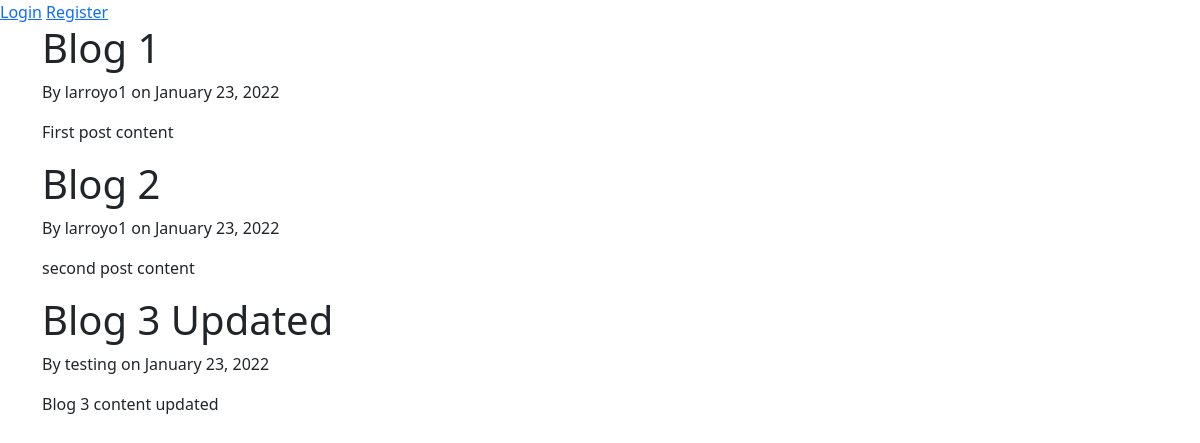
The page / on the database its author committed.
### blog/models.py (models this page shows)
class Post(models.Model):
    title = models.CharField(max_length=50)
    content = models.TextField()
    date_posted = models.DateTimeField(default=timezone.now)
    author = models.ForeignKey(User, on_delete=models.CASCADE)

### blog/views.py (the view)
# urls.py: path("", views.home, name="blog-home"),
def home(request):
    context = {"posts": Post.objects.all()}
    return render(request, "blog/home.html", context)

### blog/templates/blog/home.html
{% extends "blog/base.html" %}
{% block content %}
  {% for post in posts %}
    <h1>{{ post.title }}</h1>
    <p>By {{ post.author }} on {{ post.date_posted|date:"F d, Y" }}</p>
    <p>{{ post.content }}</p>
  {% endfor %}
{% endblock content %}

### blog/templates/blog/base.html (shortened to what this page needs)
<!DOCTYPE html>
<html lang="en" dir="ltr">
  <head>
    <link href="https://cdn.jsdelivr.net/npm/bootstrap@5.1.3/dist/css/bootstrap.min.css" rel="stylesheet">
  </head>
  <body>
    {% if user.is_authenticated %}
      <a href="{% url 'profile' %}">Profile</a>
      <a href="{% url 'logout' %}">Logout</a>
    {% else %}
      <a href="{% url 'login' %}">Login</a>
      <a href="{% url 'register' %}">Register</a>
    {% endif %}
    <div class="container">
      {% block content %}{% endblock %}
    </div>
  </body>
</html>

### rows shown on the page
Post: title "Blog 1", author "larroyo1", date_posted "January 23, 2022", content "First post content"
Post: title "Blog 2", author "larroyo1", date_posted "January 23, 2022", content "second post content"
Post: title "Blog 3 Updated", author "testing", date_posted "January 23, 2022", content "Blog 3 content updated"
